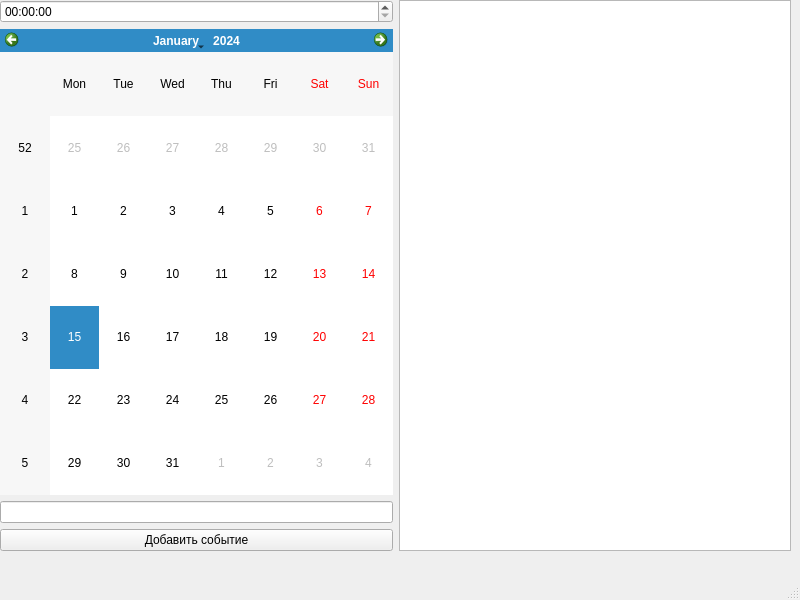
<?xml version="1.0" encoding="UTF-8"?>
<ui version="4.0">
 <class>MainWindow</class>
 <widget class="QMainWindow" name="MainWindow">
  <property name="geometry">
   <rect>
    <x>0</x>
    <y>0</y>
    <width>800</width>
    <height>600</height>
   </rect>
  </property>
  <property name="windowTitle">
   <string>MainWindow</string>
  </property>
  <widget class="QWidget" name="centralwidget">
   <widget class="QWidget" name="horizontalLayoutWidget">
    <property name="geometry">
     <rect>
      <x>0</x>
      <y>0</y>
      <width>791</width>
      <height>551</height>
     </rect>
    </property>
    <layout class="QHBoxLayout" name="horizontalLayout">
     <item>
      <layout class="QVBoxLayout" name="verticalLayout_2">
       <item>
        <widget class="QTimeEdit" name="timeEdit"/>
       </item>
       <item>
        <widget class="QCalendarWidget" name="calendarWidget"/>
       </item>
       <item>
        <widget class="QLineEdit" name="lineEdit"/>
       </item>
       <item>
        <widget class="QPushButton" name="addEventBtn">
         <property name="text">
          <string>Добавить событие</string>
         </property>
        </widget>
       </item>
      </layout>
     </item>
     <item>
      <widget class="QListWidget" name="eventList"/>
     </item>
    </layout>
   </widget>
  </widget>
  <widget class="QMenuBar" name="menubar">
   <property name="geometry">
    <rect>
     <x>0</x>
     <y>0</y>
     <width>800</width>
     <height>21</height>
    </rect>
   </property>
  </widget>
  <widget class="QStatusBar" name="statusbar"/>
 </widget>
 <resources/>
 <connections/>
</ui>
